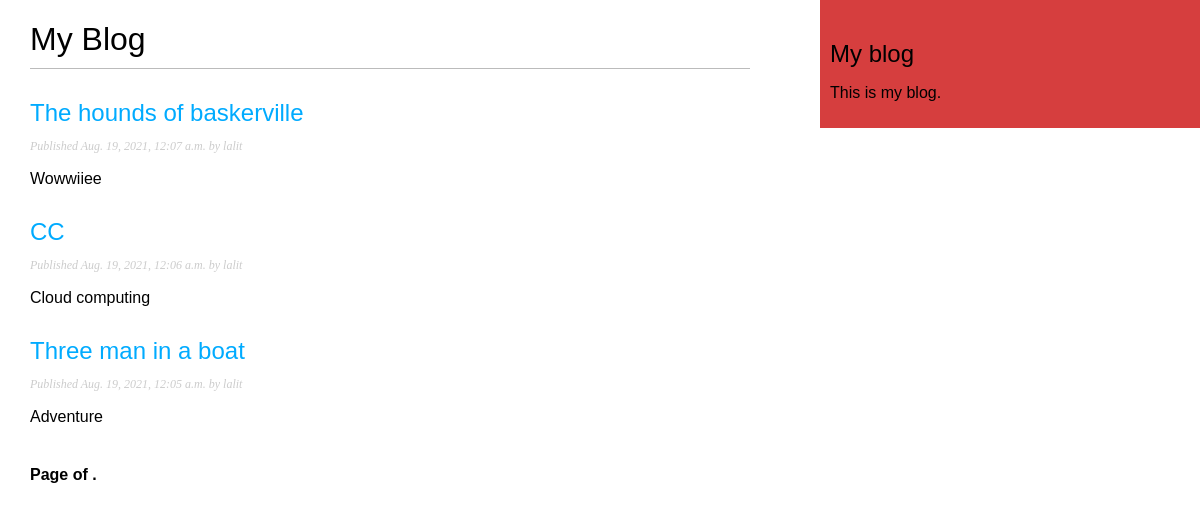
Screenshot of /blog/ with the database file from the repository.
### blog/models.py (models this page shows, shortened)
class Post(models.Model):
	STATUS_CHOICES = (
		('draft', 'Draft'),
		('published', 'Published'),
	)
	title = models.CharField(max_length=250)
	slug = models.SlugField(max_length=250, unique_for_date='publish')
	author = models.ForeignKey(User, on_delete=models.CASCADE, related_name='blog_posts')
	body = models.TextField()
	publish = models.DateTimeField(default=timezone.now)
	created = models.DateTimeField(auto_now_add=True)
	updated = models.DateTimeField(auto_now=True)
	status = models.CharField(max_length=10, choices=STATUS_CHOICES, default='draft')
	objects = models.Manager()
	published = PublishedManager()
	def get_absolute_url(self):
		return reverse('blog:post_detail', args=[self.publish.year, self.publish.month, self.publish.day, self.slug])
	class Meta:
		ordering = ('-publish',)

### blog/views.py (the view)
# urls.py: path('', views.PostListView.as_view(), name='post_list'),
class PostListView(ListView):
	queryset = Post.published.all()
	context_object_name = 'posts'
	paginate_by = 3
	template_name = 'blog/post/list.html'

### blog/templates/blog/post/list.html (shortened to what this page needs)
{% extends "blog/base.html" %}
{% block content %}
  <h1>My Blog</h1>
  {% for post in posts %}
    <h2>
      <a href="{{ post.get_absolute_url }}">
	{{ post.title }}
      </a>
    </h2>
    <p class="date">
      Published {{ post.publish }} by {{ post.author }}
    </p>
    {{ post.body|truncatewords:30|linebreaks }}
  {% endfor %}
  {% include "pagination.html" with page=posts %}
{% endblock %}

### blog/templates/blog/base.html (shortened to what this page needs)
{% load	static %}
<!DOCTYPE html>
<html>
<head>
		<link href="{% static "css/blog.css" %}" rel="stylesheet">
</head>
<body>
	<div id="content">
		{% block content %}
		{% endblock %}
	</div>
	<div id="sidebar">
		<h2>My blog</h2>
			<p>This is my blog.</p>
	</div>
</body>
</html>

### blog/templates/pagination.html (shortened to what this page needs)
<div class="pagination">
  <span class="step-links">
    <span class="current">
      Page {{ page.number }} of {{ page.paginator.num_pages }}.
    </span>
  </span>
</div>

### blog/static/css/blog.css (style rules this page uses)
body { margin:0; padding:0; font-family:helvetica, sans-serif; }
a { color:#00abff; text-decoration:none; }
h1 { font-weight:normal; border-bottom:1px solid #bbb; padding:0 0 10px 0; }
h2 { font-weight:normal; margin:30px 0 0; }
#content { float:left; width:60%; padding:0 0 0 30px; }
#sidebar { float:right; width:30%; padding:10px; background:#d63e3e; height:100%; }
p.date { color:#ccc; font-family: georgia, serif; font-size: 12px; font-style: italic; }
.pagination { margin:40px 0; font-weight:bold; }

### rows the page displays
Post: title "The hounds of baskerville", publish "Aug. 19, 2021, 12:07 a.m.", author "lalit", body "Wowwiiee"
Post: title "CC", publish "Aug. 19, 2021, 12:06 a.m.", author "lalit", body "Cloud computing"
Post: title "Three man in a boat", publish "Aug. 19, 2021, 12:05 a.m.", author "lalit", body "Adventure"
